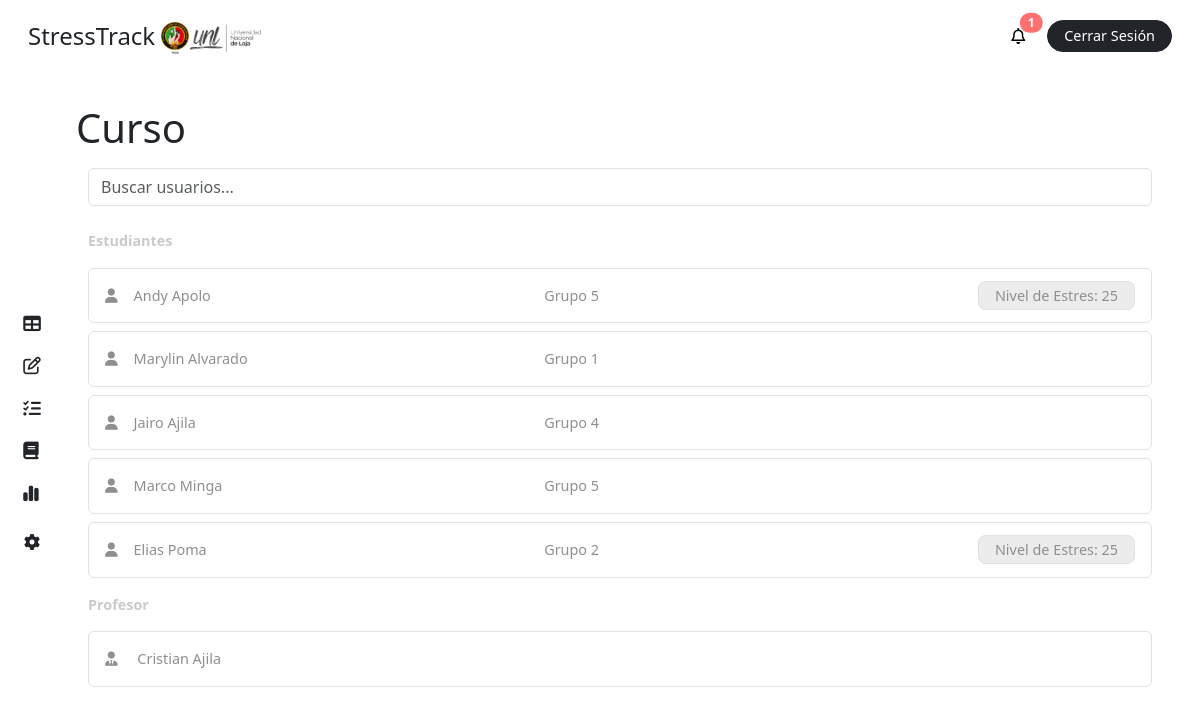
The app's page /course/ (signed in), older data.
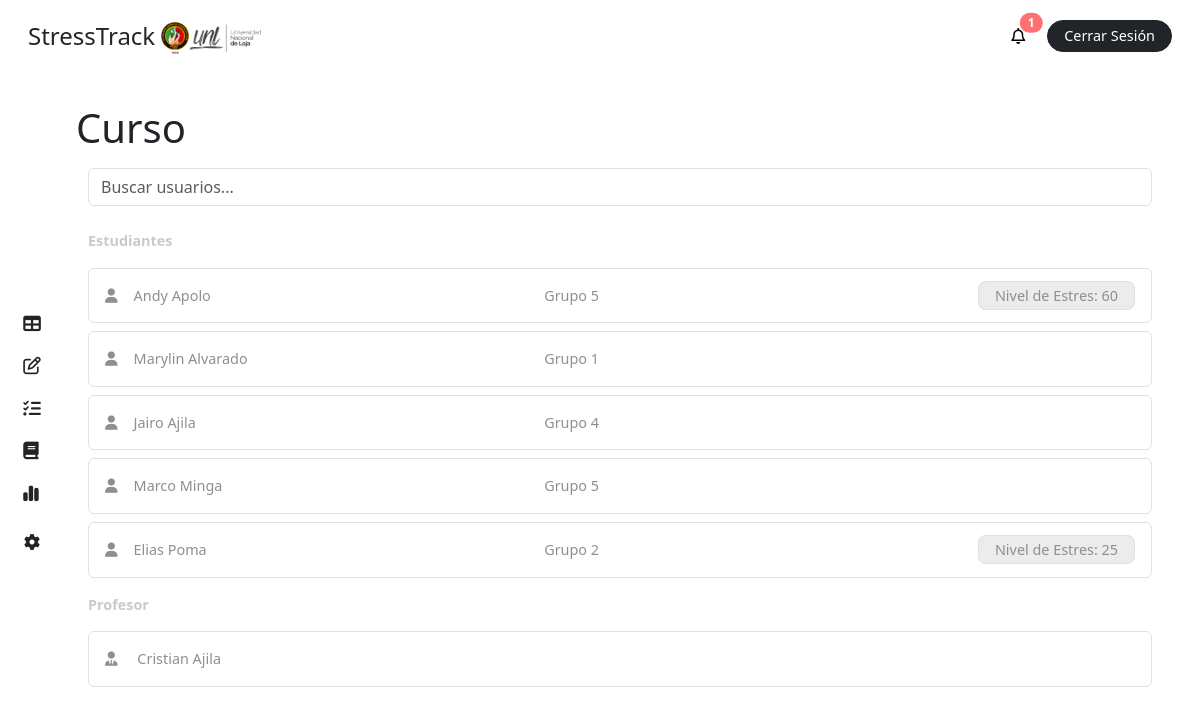
The same page, newer data.
### stress/models.py (models this page shows, shortened)
class CustomUser(AbstractBaseUser, PermissionsMixin):
    ROLE_CHOICES = [
        ('student', 'Alumno'),
        ('teacher', 'Profesor'),
        ('superuser', 'Administrador'),
    ]
    first_name = models.CharField(max_length=50, blank=True)
    last_name = models.CharField(max_length=50, blank=True)
    dni = models.CharField(max_length=10, unique=True, blank=True, null=True)
    email = models.EmailField(unique=True)
    role = models.CharField(max_length=20, choices=ROLE_CHOICES, default='student')
    is_active = models.BooleanField(default=True)
    is_staff = models.BooleanField(default=False)
    stress = models.IntegerField(default=0)
    share_stress_level = models.BooleanField(default=False)
    recommendation = models.ForeignKey(Recommendation, on_delete=models.SET_NULL, null=True, blank=True, related_name='users')
    course = models.ForeignKey(Course, on_delete=models.CASCADE, related_name='students', null=True, blank=True)
    group = models.ForeignKey(Team, on_delete=models.CASCADE, related_name='members', null=True, blank=True)
    tests = models.ManyToManyField(Test, related_name='users', blank=True)
    objects = CustomUserManager()
    USERNAME_FIELD = 'email'
    REQUIRED_FIELDS = []

class Team(models.Model):
    name = models.CharField(max_length=20)
    course = models.ForeignKey(Course, on_delete=models.CASCADE, related_name='teams')
    def __str__(self):
        return f"{self.name}"

### stress/views.py (the view, shortened to what this page needs)
# urls.py: path('course/', views.course, name='course'),
@login_required
def course(request):
    user = request.user
    course = user.course if user.role == 'student' else user.teaching_courses.first()
    if course:
        students = course.students.filter(is_active=True).all()
        teacher = course.teacher
        groups = course.teams.all()
    else:
        students = None
        teacher = None
        groups = None
    context = {
        'students': students,
        'role': request.user.role,
        'groups': groups,
        'teacher': teacher,
        'course': course,
        'notifications': user.notifications.all(),
        'unread_notifications': user.notifications.filter(is_read=False).count(),
    }
    return render(request, 'dashboard/course.html', context)

### stress/templates/dashboard/course.html (shortened to what this page needs)
{% extends "base/dashboard_base.html" %}
{% block content %}
{% include "elements/dashboard_sidebar.html" with role=role %}
<main class="main p-4 pt-2 pe-5">
  <div class="my-4">
    <div class="row">
      <div class="col-11 p-0">
        <h1 class="m-0">Curso</h1>
      </div>
    </div>
    <div class="row my-3">
            <div class="col-12">
                <input type="text" id="searchInput" class="form-control" placeholder="Buscar usuarios...">
            </div>
        </div>
    {% if not course %}
      {% if role == 'student' %}
        <div class="bg-inf p-3 rounded-2 text-gris my-4">
        <i class="fas fa-info-circle"></i> No estas matriculado a un curso por el
        momento.
        </div>
      {% else %}
        <div class="bg-inf p-3 rounded-2 text-gris my-4">
        <i class="fas fa-info-circle"></i> No estas asignado a un curso por el
        momento.
        </div>
      {% endif %}
    {% else %}
      <label class="text-grisillo fw-bold my-2">Estudiantes</label>
      {% if not students %}
        <div class="bg-inf p-3 rounded-2 text-gris">
          <i class="fas fa-info-circle"></i> No hay estudiantes matriculados por el momento.
        </div>
      {% else %}
        {% for student in students %}
            <div class="p-3 my-2 rounded-2 text-gris border border-1 student-item">
                <div class="row">
                    <div class="col-5">
                        <i class="fa-solid fa-user me-3"></i>{{ student.first_name }} {{ student.last_name }}
                    </div>
                    <div class="col-4">
                        {% if student.group %}
                            {{ student.group }}
                        {% else %}
                            N/A
                        {% endif %}
                    </div>
                    {% if role == 'student' %}
                        {% if student.share_stress_level %}
                            <div class="col-3 text-end">
                                <div
                                    class="ms-4 bg-color-grisillo py-1 px-3 border d-inline rounded-3 fs-7"
                                >
                                    Nivel de Estres: {{ student.stress }}
                                </div>
                            </div>
                        {% endif %}
                    {% endif %}
                </div>
            </div>
        {% endfor %}
      {% endif %}
      <label class="text-grisillo fw-bold my-2">Profesor</label>
      {% if teacher %}
            <div class="p-3 my-2 rounded-2 text-gris border border-1 student-item">
              <div class="row">
                <div class="col-12">
                  <i class="fa-solid fa-user-tie me-3"></i> {{ teacher.first_name }} {{ teacher.last_name }}
                </div>
              </div>
            </div>
      {% else %}
          <div class="bg-inf p-3 rounded-2 text-gris">
            <i class="fas fa-info-circle"></i> No hay un profesor asignado por el momento.
          </div>
      {% endif %}
    {% endif %}
  </div>
</main>
{% endblock %}

Row changes from the older to the newer data that the page shows:
changed CustomUser "Andy": stress "25" → "60"
